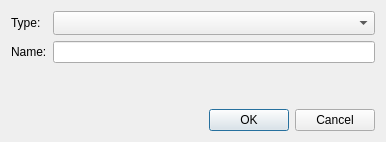
<?xml version="1.0" encoding="UTF-8"?>
<ui version="4.0">
 <class>DlgDefinitionNew</class>
 <widget class="QDialog" name="DlgDefinitionNew">
  <property name="geometry">
   <rect>
    <x>0</x>
    <y>0</y>
    <width>386</width>
    <height>142</height>
   </rect>
  </property>
  <property name="windowTitle">
   <string>New Definition</string>
  </property>
  <layout class="QVBoxLayout" name="verticalLayout">
   <item>
    <layout class="QGridLayout" name="gridLayout">
     <item row="0" column="0">
      <widget class="QLabel" name="mpoLabelType">
       <property name="sizePolicy">
        <sizepolicy hsizetype="Minimum" vsizetype="Preferred">
         <horstretch>0</horstretch>
         <verstretch>0</verstretch>
        </sizepolicy>
       </property>
       <property name="text">
        <string>Type:</string>
       </property>
      </widget>
     </item>
     <item row="0" column="1">
      <widget class="QComboBox" name="mpoComboDefinitionType">
       <property name="sizePolicy">
        <sizepolicy hsizetype="MinimumExpanding" vsizetype="Fixed">
         <horstretch>0</horstretch>
         <verstretch>0</verstretch>
        </sizepolicy>
       </property>
       <property name="sizeAdjustPolicy">
        <enum>QComboBox::AdjustToMinimumContentsLengthWithIcon</enum>
       </property>
      </widget>
     </item>
     <item row="1" column="0">
      <widget class="QLabel" name="mpoLabelName">
       <property name="sizePolicy">
        <sizepolicy hsizetype="Minimum" vsizetype="Preferred">
         <horstretch>0</horstretch>
         <verstretch>0</verstretch>
        </sizepolicy>
       </property>
       <property name="text">
        <string>Name:</string>
       </property>
      </widget>
     </item>
     <item row="1" column="1">
      <widget class="QLineEdit" name="mpoLineEditName"/>
     </item>
    </layout>
   </item>
   <item>
    <spacer name="verticalSpacer">
     <property name="orientation">
      <enum>Qt::Vertical</enum>
     </property>
     <property name="sizeHint" stdset="0">
      <size>
       <width>20</width>
       <height>15</height>
      </size>
     </property>
    </spacer>
   </item>
   <item>
    <layout class="QHBoxLayout" name="horizontalLayout_3">
     <item>
      <spacer name="horizontalSpacer">
       <property name="orientation">
        <enum>Qt::Horizontal</enum>
       </property>
       <property name="sizeHint" stdset="0">
        <size>
         <width>184</width>
         <height>20</height>
        </size>
       </property>
      </spacer>
     </item>
     <item>
      <widget class="QDialogButtonBox" name="mpoButtonBox">
       <property name="enabled">
        <bool>true</bool>
       </property>
       <property name="orientation">
        <enum>Qt::Horizontal</enum>
       </property>
       <property name="standardButtons">
        <set>QDialogButtonBox::Cancel|QDialogButtonBox::Ok</set>
       </property>
      </widget>
     </item>
    </layout>
   </item>
  </layout>
 </widget>
 <resources/>
 <connections>
  <connection>
   <sender>mpoButtonBox</sender>
   <signal>accepted()</signal>
   <receiver>DlgDefinitionNew</receiver>
   <slot>accept()</slot>
   <hints>
    <hint type="sourcelabel">
     <x>248</x>
     <y>254</y>
    </hint>
    <hint type="destinationlabel">
     <x>157</x>
     <y>274</y>
    </hint>
   </hints>
  </connection>
  <connection>
   <sender>mpoButtonBox</sender>
   <signal>rejected()</signal>
   <receiver>DlgDefinitionNew</receiver>
   <slot>reject()</slot>
   <hints>
    <hint type="sourcelabel">
     <x>316</x>
     <y>260</y>
    </hint>
    <hint type="destinationlabel">
     <x>286</x>
     <y>274</y>
    </hint>
   </hints>
  </connection>
 </connections>
</ui>
